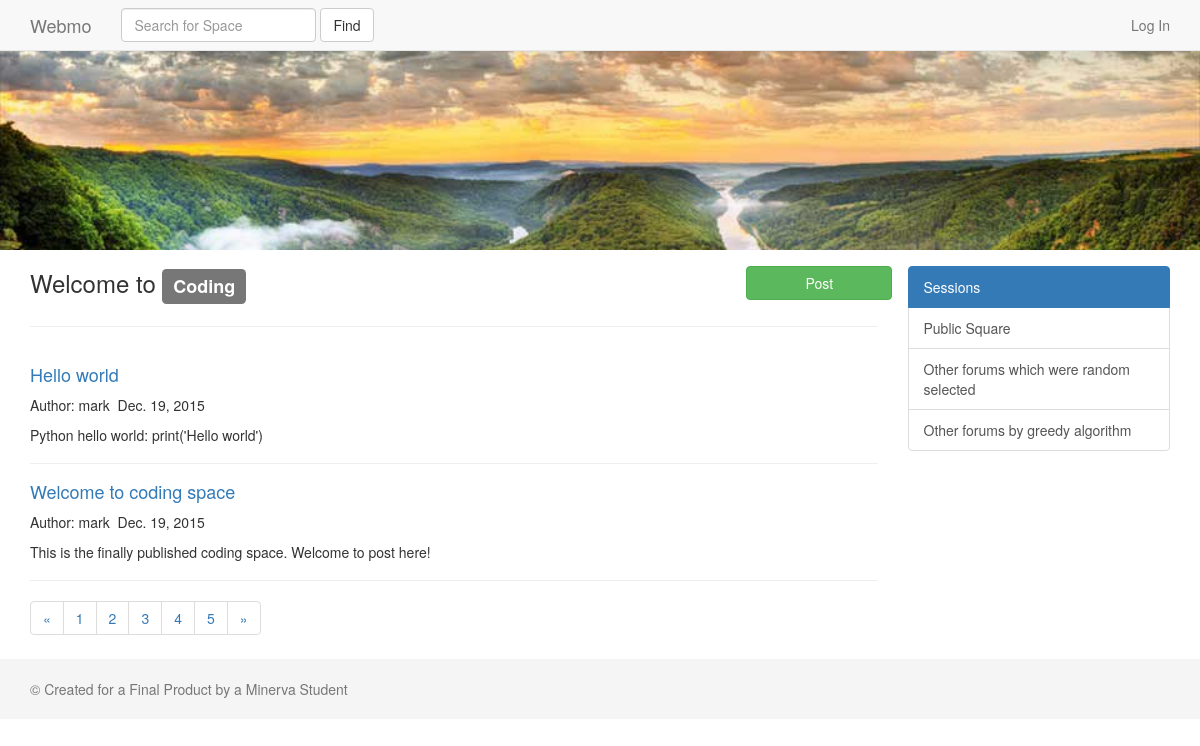
The app's page /space/coding/ with its own data.
### forums/models.py (models this page shows, shortened)
class Forum(models.Model):
    name = models.CharField(max_length=100, unique=True)
    date = models.DateField('Createddate', auto_now_add=True)
    founder = models.ForeignKey(User)
    urlname = models.CharField(max_length=100, unique=True, default='')

class Post(models.Model):
    title = models.CharField(max_length=31)
    text = models.TextField()
    date = models.DateField('post date', auto_now_add=True)
    session = models.ForeignKey(Session)
    forum = models.ForeignKey(Forum)
    writer = models.ForeignKey(User)
    urlname = models.CharField(max_length=61, unique=True, default='')

class Session(models.Model):
    name = models.CharField(max_length=61)
    forum = models.ForeignKey(Forum)
    date = models.DateField('session created date', auto_now_add=True)
    urlname = models.CharField(max_length=61, unique=True, default='')

### forums/views.py (the view, shortened to what this page needs)
# urls.py: url(r'^space/(?P<name>\w+)/$', forumviews.space, name='space'),
def space(request, name, session="k1n234#$normal$%^&*"):
    try:
        forum = Forum.objects.get(urlname=name)
    except Forum.DoesNotExist:
        messages.error(request, 'Forum does not exist yet, but you can create one.')
        return HttpResponseRedirect('/')
    go = log_process(request)
    sessions = Session.objects.filter(forum=forum)
    if session != "k1n234#$normal$%^&*":
        try:
            mysession = sessions.get(urlname=session)
        except Session.DoesNotExist:
            messages.error(request, 'Your session doesn\'t exist. You can ask your manager to create one.')
            return HttpResponseRedirect('/space/' + name)
    else:
        mysession = sessions.get(name="k1n234#$normal$%^&*")
    postform = PostForm(request.POST or None)
    posts = Post.objects.filter(forum=forum, session=mysession)
    context = {
        'n': range(8),
        'go': go,
        'forum': forum,
        'mysession': mysession,
        'sessions': sessions,
        'postform': postform,
        'posts': posts,
    }
    return render(request, 'space.html', context)

### forums/forms.py
class PostForm(forms.ModelForm):
    class Meta:
        model = Post
        fields = ('title', 'text')

### templates/space.html (shortened to what this page needs)
<!DOCTYPE html>
{% load staticfiles %}
{% load widget_tweaks %}
<html lang="en">
<head>
    <link href="{% static 'css/bootstrap.min.css'%}" rel="stylesheet">
    <link href="{% static 'css/offcanvas.css'%}" rel="stylesheet">
</head>
<body>
    {% include 'nav_bar.html' %}
    <a class="cover-link">
        <img class="img-cover" src="{% static 'img/nature.jpg' %}" alt="Cover">
    </a>
    <div class="container">
        <div class="row row-offcanvas row-offcanvas-right wrapper">
            <div class="col-xs-12 col-sm-9">
                <div class="row">
                    <h3 class="col-xs-10 col-sm-8 col-md-8 col-lg-6">Welcome to <span class="label label-default">{{ forum.name }}</span></h3>
                    <div class="col-xs-0 col-sm-2 col-md-2 col-lg-4"></div>
                      <button id="post-button" class="btn btn-success col-xs-2 col-sm-2 col-md-2 col-lg-2"
             role="button" {% if go %}
             data-toggle="collapse" data-target="#collapseExample" aria-expanded="false" aria-controls="collapseExample"
             {% else %}
             data-container="body" data-toggle="popover" data-placement="bottom" data-content="Sorry, You have to login in order to post."
             {% endif %}>Post</button>
                </div>
                <hr>
            {% for i in posts reversed %}
                  <div class="posts">
                    <h4><a href="{% url 'page' forum=forum.urlname session=mysession.urlname article=i.urlname%}">{{ i.title }} </a></h4>
                      <p>Author: {{ i.writer }}<span>&nbsp; {{ i.date }}</span></p>
                    <p>{{ i.text }}</p>
                  </div>
            {% endfor %}
            </div>
            <div class="col-xs-6 col-sm-3 sidebar-offcanvas" id="sidebar">
              <div class="list-group">
                <a class="list-group-item active">Sessions</a>
                  {% for i in sessions %}
                    {% if i.name == 'k1n234#$normal$%^&*' %}
                  <a href="{% url 'space' name=forum.urlname %}" class="list-group-item">Public Square</a>
                    {% else %}
                  <a href="{% url 'spacewithsession' name=forum.urlname session=i.urlname %}" class="list-group-item">{{ i.name }}</a>
                    {% endif %}
                  {% endfor %}
                  <a class="list-group-item">Other forums which were random selected</a>
                  <a class="list-group-item">Other forums by greedy algorithm</a>
              </div>
            </div>
        </div>
        <nav>
          <ul class="pagination">
            <li>
              <a href="#" aria-label="Previous">
                <span aria-hidden="true">&laquo;</span>
              </a>
            </li>
            <li><a href="#">1</a></li>
            <li><a href="#">2</a></li>
            <li><a href="#">3</a></li>
            <li><a href="#">4</a></li>
            <li><a href="#">5</a></li>
            <li>
              <a href="#" aria-label="Next">
                <span aria-hidden="true">&raquo;</span>
              </a>
            </li>
          </ul>
        </nav>
    </div>
    {% include 'footer.html' %}
</body>
</html>

### static_in/css/offcanvas.css (style rules this page uses)
html, body { overflow-x: hidden; }

### templates/space.html (style rules this page uses)
.cover-link { position: relative; height: 250px; overflow: hidden; display:block; }
.img-cover { min-height: 100%; min-width: 100%; }
#post-button { margin-top: 16px; }
#sidebar { margin-top:16px; }
.posts { border-bottom: 1px inset; padding-top: 8px; padding-bottom: 8px; }

### records on screen
Forum: name "Coding"
Post: title "Hello world", writer "mark", date "Dec. 19, 2015", text "Python hello world: print('Hello world')"
Post: title "Welcome to coding space", writer "mark", date "Dec. 19, 2015", text "This is the finally published coding space. Welcome to post here!"
Session: shows "Public Square"
